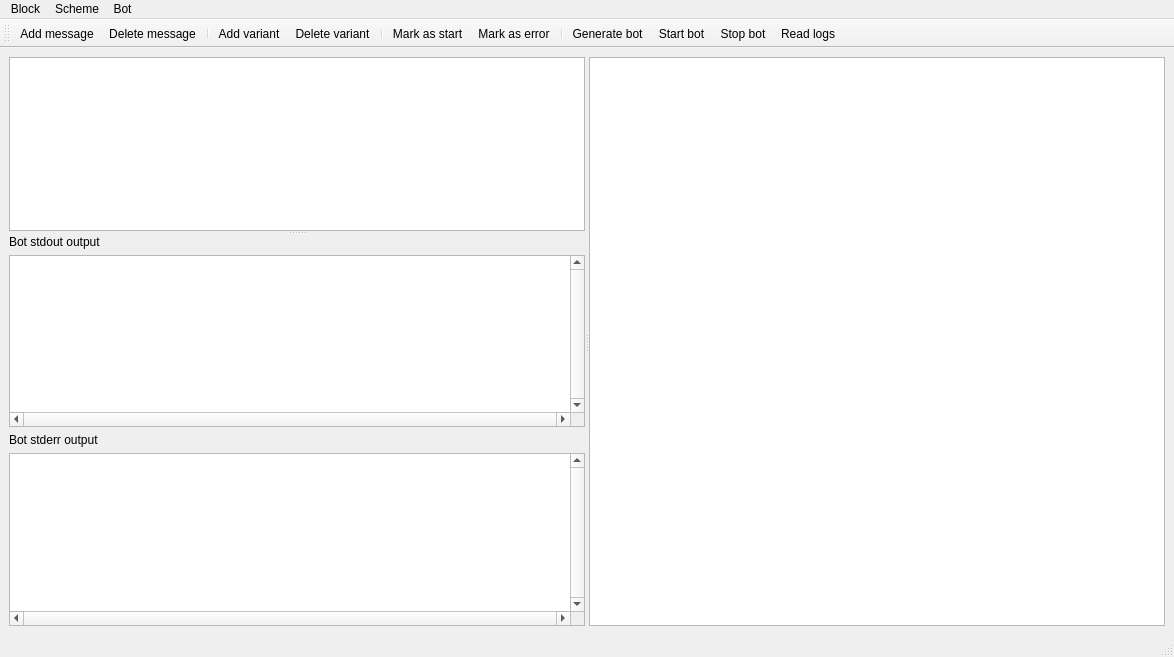
<?xml version="1.0" encoding="UTF-8"?>
<ui version="4.0">
 <class>BotEditorForm</class>
 <widget class="QMainWindow" name="BotEditorForm">
  <property name="geometry">
   <rect>
    <x>0</x>
    <y>0</y>
    <width>1174</width>
    <height>657</height>
   </rect>
  </property>
  <property name="windowTitle">
   <string>Simple Gram</string>
  </property>
  <widget class="QWidget" name="centralwidget">
   <layout class="QVBoxLayout" name="verticalLayout_2">
    <item>
     <widget class="QSplitter" name="splitter_2">
      <property name="orientation">
       <enum>Qt::Horizontal</enum>
      </property>
      <widget class="QSplitter" name="splitter">
       <property name="orientation">
        <enum>Qt::Vertical</enum>
       </property>
       <widget class="PropertiesView" name="bot_params_view"/>
       <widget class="QWidget" name="layoutWidget">
        <layout class="QVBoxLayout" name="verticalLayout">
         <item>
          <widget class="QLabel" name="label">
           <property name="text">
            <string>Bot stdout output</string>
           </property>
          </widget>
         </item>
         <item>
          <widget class="QTextEdit" name="stdout_textedit">
           <property name="verticalScrollBarPolicy">
            <enum>Qt::ScrollBarAlwaysOn</enum>
           </property>
           <property name="horizontalScrollBarPolicy">
            <enum>Qt::ScrollBarAlwaysOn</enum>
           </property>
           <property name="lineWrapMode">
            <enum>QTextEdit::NoWrap</enum>
           </property>
           <property name="readOnly">
            <bool>true</bool>
           </property>
          </widget>
         </item>
         <item>
          <widget class="QLabel" name="label_2">
           <property name="text">
            <string>Bot stderr output</string>
           </property>
          </widget>
         </item>
         <item>
          <widget class="QTextEdit" name="stderr_textedit">
           <property name="verticalScrollBarPolicy">
            <enum>Qt::ScrollBarAlwaysOn</enum>
           </property>
           <property name="horizontalScrollBarPolicy">
            <enum>Qt::ScrollBarAlwaysOn</enum>
           </property>
           <property name="lineWrapMode">
            <enum>QTextEdit::NoWrap</enum>
           </property>
           <property name="readOnly">
            <bool>true</bool>
           </property>
          </widget>
         </item>
        </layout>
       </widget>
      </widget>
      <widget class="BotView" name="graphics_view"/>
     </widget>
    </item>
   </layout>
  </widget>
  <widget class="QStatusBar" name="statusbar"/>
  <widget class="QToolBar" name="toolBar">
   <property name="windowTitle">
    <string>toolBar</string>
   </property>
   <property name="iconSize">
    <size>
     <width>32</width>
     <height>32</height>
    </size>
   </property>
   <attribute name="toolBarArea">
    <enum>TopToolBarArea</enum>
   </attribute>
   <attribute name="toolBarBreak">
    <bool>false</bool>
   </attribute>
   <addaction name="action_add_message"/>
   <addaction name="action_delete_message"/>
   <addaction name="separator"/>
   <addaction name="action_add_variant"/>
   <addaction name="action_delete_variant"/>
   <addaction name="separator"/>
   <addaction name="action_mark_start"/>
   <addaction name="action_mark_error"/>
   <addaction name="separator"/>
   <addaction name="action_generate_bot"/>
   <addaction name="action_start_bot"/>
   <addaction name="action_stop_bot"/>
   <addaction name="action_read_logs"/>
  </widget>
  <widget class="QMenuBar" name="menubar">
   <property name="geometry">
    <rect>
     <x>0</x>
     <y>0</y>
     <width>1174</width>
     <height>22</height>
    </rect>
   </property>
   <widget class="QMenu" name="menuBit">
    <property name="title">
     <string>Bot</string>
    </property>
    <addaction name="action_generate_bot"/>
    <addaction name="action_start_bot"/>
    <addaction name="action_stop_bot"/>
    <addaction name="action_read_logs"/>
   </widget>
   <widget class="QMenu" name="menuMessage">
    <property name="title">
     <string>Block</string>
    </property>
    <addaction name="action_add_message"/>
    <addaction name="action_delete_message"/>
    <addaction name="separator"/>
    <addaction name="action_add_variant"/>
    <addaction name="action_delete_variant"/>
    <addaction name="separator"/>
    <addaction name="action_mark_start"/>
    <addaction name="action_mark_error"/>
   </widget>
   <widget class="QMenu" name="menuScheme">
    <property name="title">
     <string>Scheme</string>
    </property>
    <addaction name="action_manual_save"/>
   </widget>
   <addaction name="menuMessage"/>
   <addaction name="menuScheme"/>
   <addaction name="menuBit"/>
  </widget>
  <action name="action_generate_bot">
   <property name="icon">
    <iconset resource="../../bot_icons.qrc">
     <normaloff>:/icons/images/generate.svg</normaloff>:/icons/images/generate.svg</iconset>
   </property>
   <property name="text">
    <string>Generate bot</string>
   </property>
  </action>
  <action name="action_start_bot">
   <property name="icon">
    <iconset resource="../../bot_icons.qrc">
     <normaloff>:/icons/images/start_bot.svg</normaloff>:/icons/images/start_bot.svg</iconset>
   </property>
   <property name="text">
    <string>Start bot</string>
   </property>
  </action>
  <action name="action_stop_bot">
   <property name="icon">
    <iconset resource="../../bot_icons.qrc">
     <normaloff>:/icons/images/stop_bot.svg</normaloff>:/icons/images/stop_bot.svg</iconset>
   </property>
   <property name="text">
    <string>Stop bot</string>
   </property>
  </action>
  <action name="action_add_message">
   <property name="icon">
    <iconset resource="../../bot_icons.qrc">
     <normaloff>:/icons/images/add_message.svg</normaloff>:/icons/images/add_message.svg</iconset>
   </property>
   <property name="text">
    <string>Add message</string>
   </property>
  </action>
  <action name="action_delete_message">
   <property name="icon">
    <iconset resource="../../bot_icons.qrc">
     <normaloff>:/icons/images/delete_message.svg</normaloff>:/icons/images/delete_message.svg</iconset>
   </property>
   <property name="text">
    <string>Delete message</string>
   </property>
  </action>
  <action name="action_mark_start">
   <property name="icon">
    <iconset resource="../../bot_icons.qrc">
     <normaloff>:/icons/images/first_message.svg</normaloff>:/icons/images/first_message.svg</iconset>
   </property>
   <property name="text">
    <string>Mark as start</string>
   </property>
  </action>
  <action name="action_delete_variant">
   <property name="icon">
    <iconset resource="../../bot_icons.qrc">
     <normaloff>:/icons/images/delete_variant.svg</normaloff>:/icons/images/delete_variant.svg</iconset>
   </property>
   <property name="text">
    <string>Delete variant</string>
   </property>
  </action>
  <action name="action_manual_save">
   <property name="text">
    <string>Manual save</string>
   </property>
  </action>
  <action name="action_add_variant">
   <property name="icon">
    <iconset resource="../../bot_icons.qrc">
     <normaloff>:/icons/images/add_variant.svg</normaloff>:/icons/images/add_variant.svg</iconset>
   </property>
   <property name="text">
    <string>Add variant</string>
   </property>
  </action>
  <action name="action_read_logs">
   <property name="icon">
    <iconset resource="../../bot_icons.qrc">
     <normaloff>:/icons/images/logs.svg</normaloff>:/icons/images/logs.svg</iconset>
   </property>
   <property name="text">
    <string>Read logs</string>
   </property>
  </action>
  <action name="action_mark_error">
   <property name="icon">
    <iconset resource="../../bot_icons.qrc">
     <normaloff>:/icons/images/error_message.svg</normaloff>:/icons/images/error_message.svg</iconset>
   </property>
   <property name="text">
    <string>Mark as error</string>
   </property>
   <property name="toolTip">
    <string>Mark as error</string>
   </property>
  </action>
 </widget>
 <customwidgets>
  <customwidget>
   <class>BotView</class>
   <extends>QGraphicsView</extends>
   <header>constructor_app.graphic_scene.bot_view</header>
  </customwidget>
  <customwidget>
   <class>PropertiesView</class>
   <extends>QTreeView</extends>
   <header>common.properties_view</header>
  </customwidget>
 </customwidgets>
 <resources>
  <include location="../../bot_icons.qrc"/>
 </resources>
 <connections/>
</ui>
